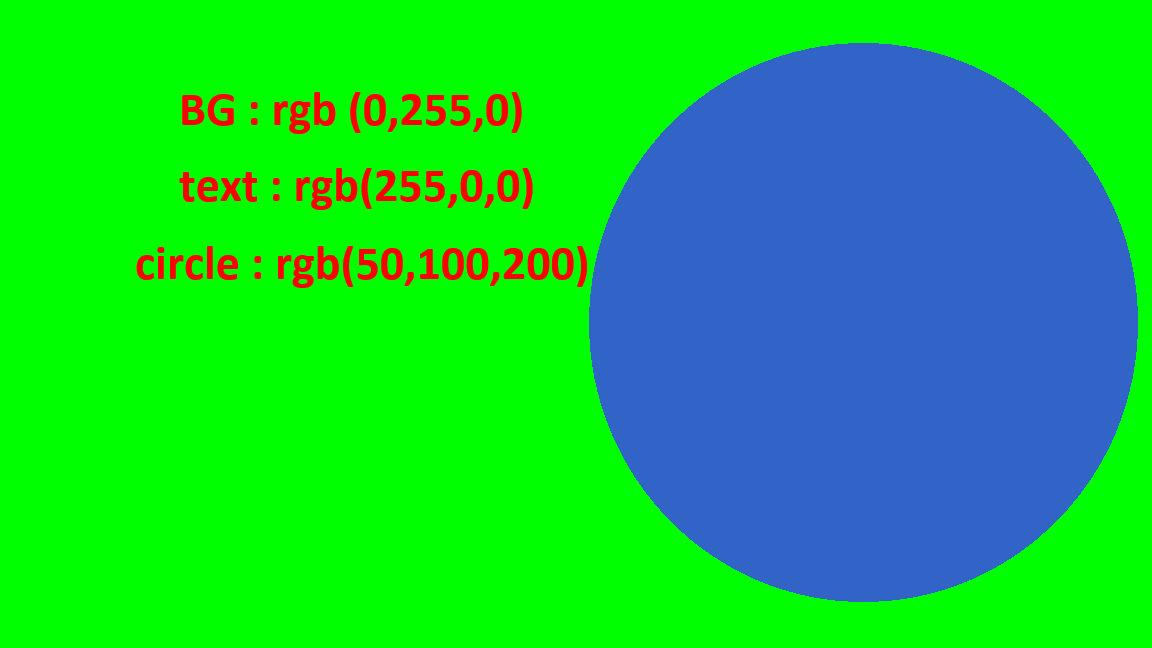
#> input picture opencv/prj04/images/rgb.png, 1152 x 648 px
$ python main04.py
#> lines starting #> are read from the running program, lines starting #| are printed output that depends on the picture
# 그리기, 주석 (네모, 동그라미 외 선, 다각형 그리기)
import cv2
import numpy as np
from fontTools.cffLib import width

rgb_img = cv2.imread('images/rgb.png')
#> rgb_img is the input picture: shape (648, 1152, 3); mean B, G, R 64.6, 199.7, 21.4

h,w  = rgb_img.shape[:2]
#> h = 648; w = 1152
# start = rgb_img[0][0]
# end = rgb_img[-1][-1]
# print(rgb_img.shape)
center = (w//2, h//2)
#> center = (576, 324)
#선
cv2.line(rgb_img,(0,0), (1152,648), [0,0,0], 5) #이미지, 시작, 끝, 색, 두께 => shape을 이용하면 좌표 찍기 쉬움
#원
cv2.circle(rgb_img,center,100,[255,255,255], 2)
#사각형
# cv2.rectangle(rgb_img,(100,100),(500,500),[0,0,0], 2)
cv2.rectangle(rgb_img,(200,200,500,500),[0,0,0], 2) #가로, 세로 사이즈를 한번에 잡아도 됨
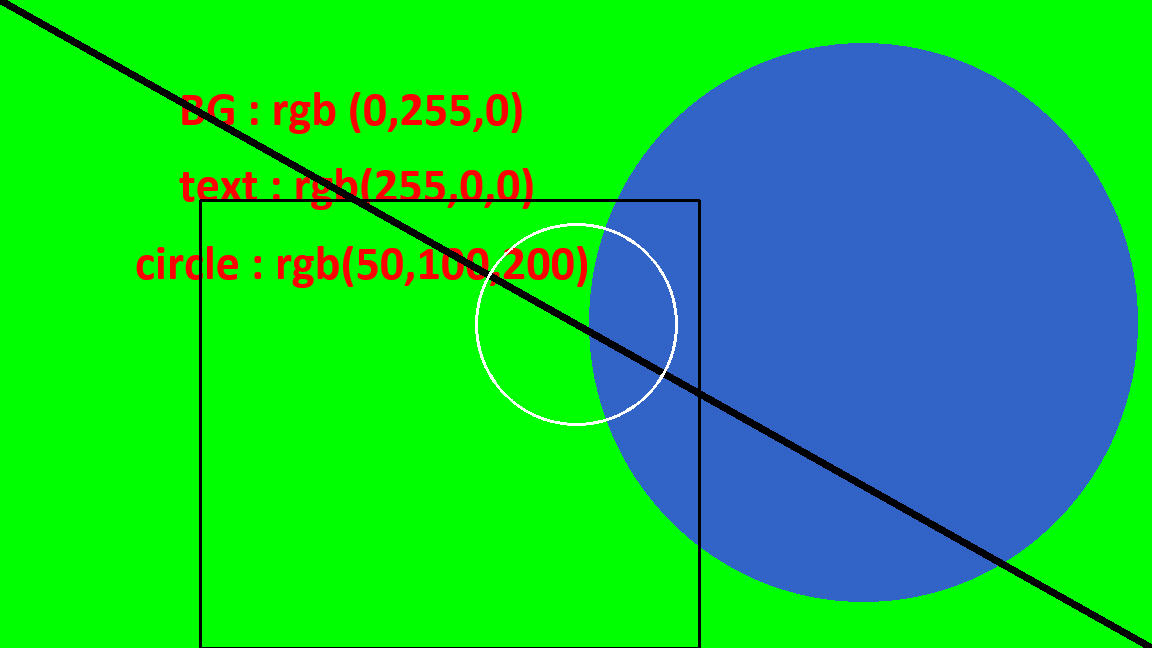
#> rgb_img: shape (648, 1152, 3); mean B, G, R 63.8, 196.5, 21.2

#다각형  : cv2.polylines(이미지, 점들, 닫힘여부, 색상, 두께)
pts = np.array([
    [10,10]
    , [200,100]
    , [300,200]
    , [400,300]
    , [500,400]
])
pts = np.reshape(pts, (-1,1,2)) # -1 니가 갯수 알아서 처리해라
# cv2.polylines(rgb_img,[pts], isClosed = True, color=  (0,0,0), thickness= 10) #shape을 맞춰줘야함.
# cv2.fillPoly(rgb_img,[pts],(0,0,0)) #다각형 안을 채워줌

#텍스트 이미지, 텍스트, 위치, 폰트, 크기, 색, 굵기
# cv2.putText(rgb_img, 'Hello', (600,600), cv2.FONT_HERSHEY_SIMPLEX, 3, (0,0,0), 10) #cv2.FONT% 패턴으로 폰트 디자인 바꿀 수 있음, 한글의 두께는 바뀌지 않음


cv2.imshow('img', rgb_img)
# cv2.waitKey(0)
# cv2.destroyAllWindows()
